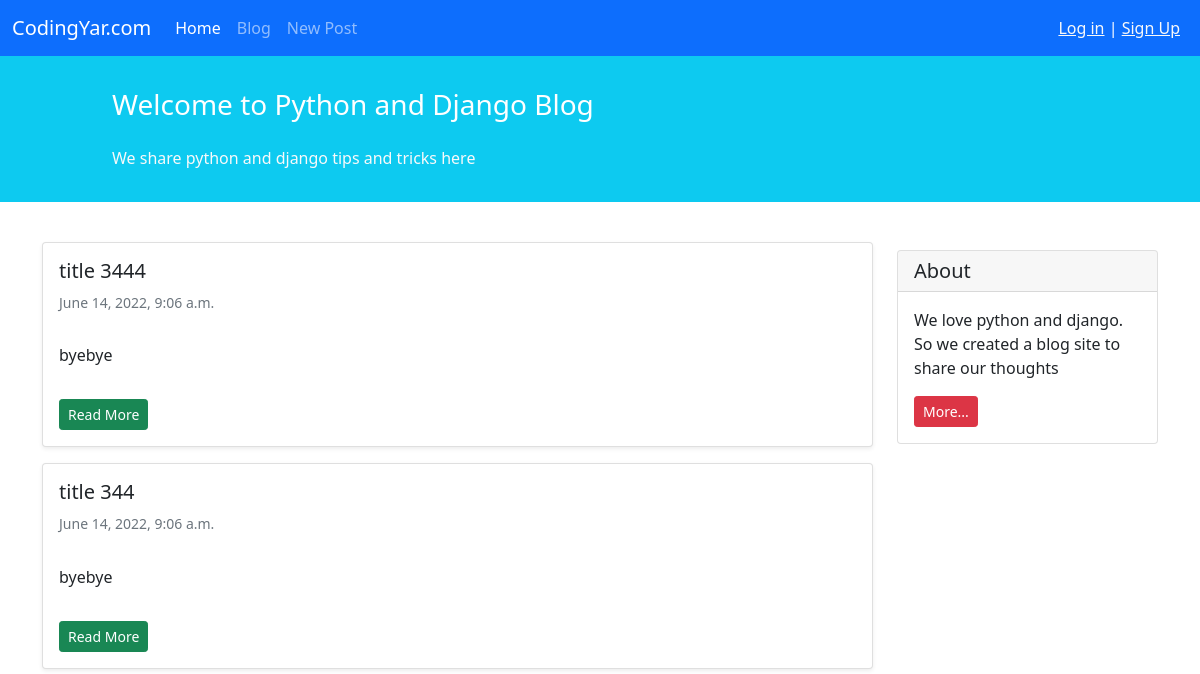
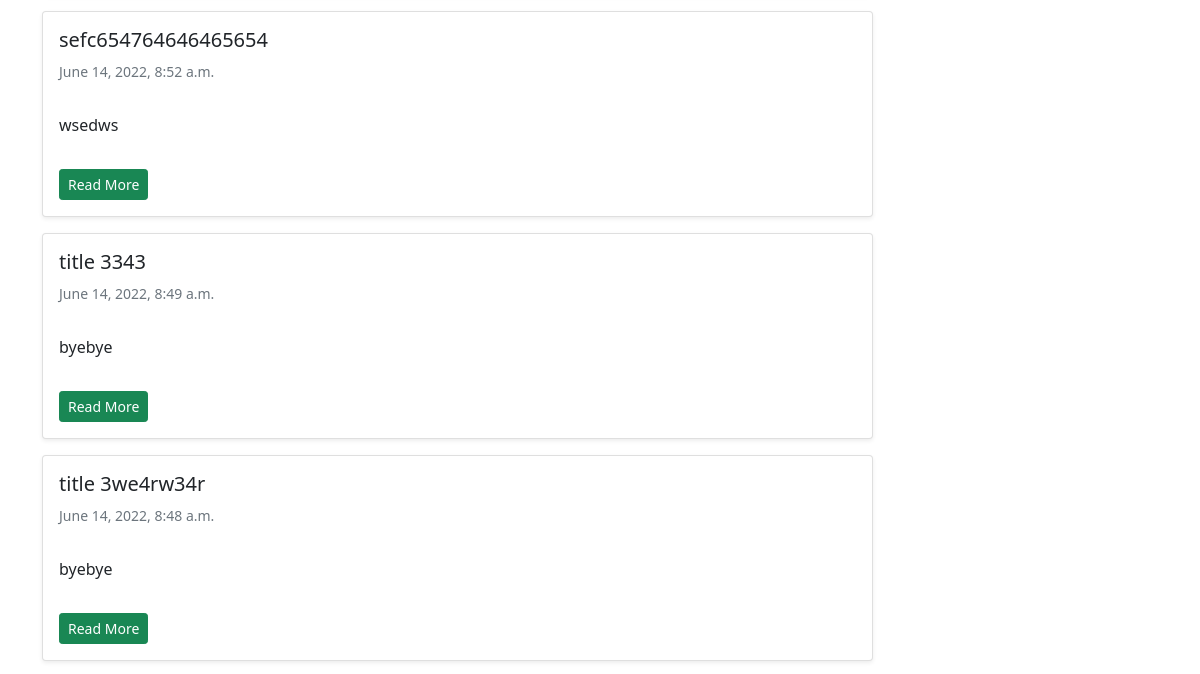
The page /blog/ (upper part) on the database as committed earlier (2 pictures, top to bottom).
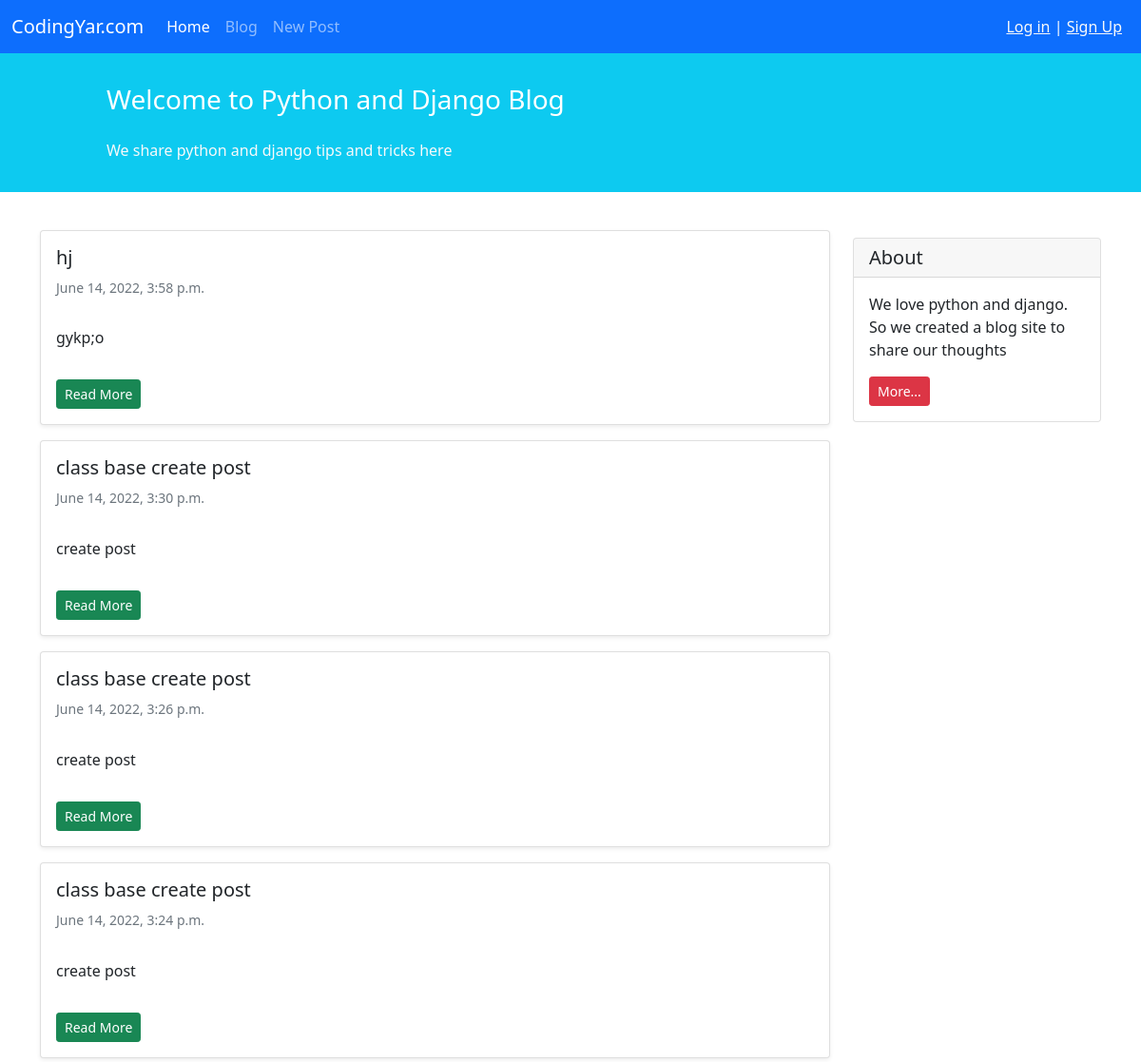
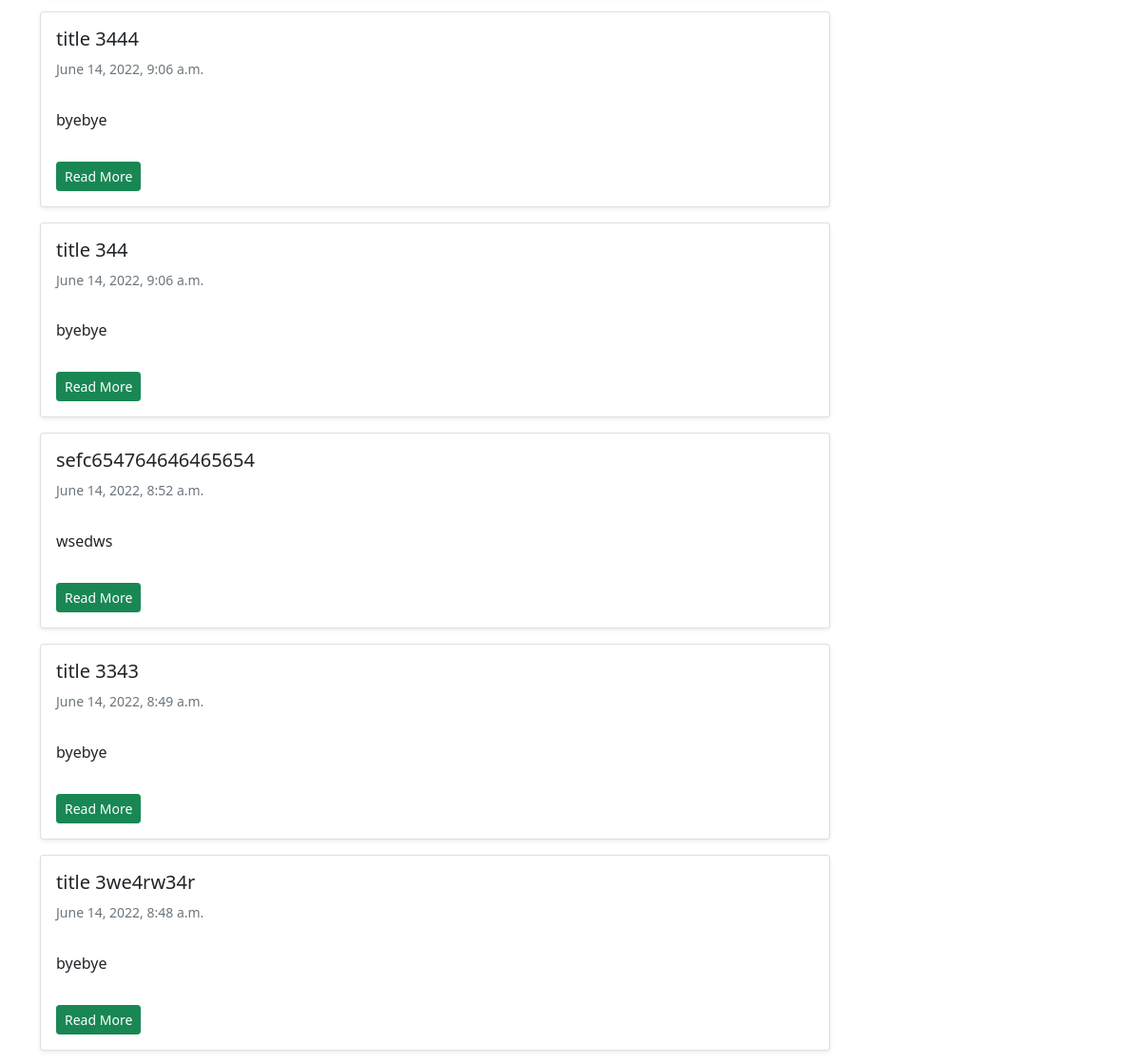
The same page on the database as committed later (2 pictures, top to bottom).
### blog/models.py (models this page shows, shortened)
class Post(models.Model):
    STATUS_CHOICES = (
        ('pub', 'Published'),
        ('drf', 'draft')
    )
    title = models.CharField(max_length=100)
    text = models.TextField()
    author = models.ForeignKey('auth.user', on_delete=models.CASCADE)  # auth--> user
    date_created = models.DateTimeField(auto_now_add=True)
    date_modified = models.DateTimeField(auto_now=True)
    status = models.CharField(choices=STATUS_CHOICES, max_length=3)

### blog/views.py (the view)
# urls.py: path('', views.PostListView.as_view(), name='posts_list'),
class PostListView(generic.ListView):
    template_name = 'blog/posts_list.html'
    context_object_name = 'posts_list'
    def get_queryset(self):  # age bekhaim ye taghir ijad konim dige ino ezafe mikonim
        return Post.objects.filter(status='pub').order_by("-date_modified")

### blog/templates/blog/posts_list.html (shortened to what this page needs)
{% extends "_base.html" %}
{%   block content%}
    <div class="container mt-4">
        <div class="row">
            <div class="col-9">
                {% for posts in posts_list %}
                    <div class="card shadow-sm my-3">
                        <div class="card-body">
                            <h5 class="card-title">{{ posts.title }}</h5>
                            <h6 class="card-subtitle mb-2 text-muted small py-2">{{ posts.date_created }}</h6>
                            <p class="card-text py-3">
                                {{ posts.text }}
                            </p>
                            <a href="{% url 'posts_detail' posts.id %}" class="btn btn-sm btn-success">Read More</a>
                        </div>
                    </div>
                {% endfor %}
            </div>
            <div class="col-3">
                    <div class="card my-4">
                        <h5 class="card-header">About</h5>
                        <div class="card-body">
                            <p class="card-text">We love python and django. So we created a blog site to share our
                                thoughts</p>
                            <a href="#"
                               class="btn btn-sm btn-danger">
                                More...
                            </a>
                        </div>
                    </div>
            </div>
    </div>
</div>
{% endblock content %}

### templates/_base.html (shortened to what this page needs)
<!doctype html>
<html lang="en">
<head>
    <link href="https://cdn.jsdelivr.net/npm/bootstrap@5.1.3/dist/css/bootstrap.min.css" rel="stylesheet"
>
</head>
<body>
<nav class="navbar navbar-expand-lg navbar-dark bg-primary">
    <div class="container-fluid">
        <a class="navbar-brand" href="#">CodingYar.com</a>
        <div class="collapse navbar-collapse" id="navbarNavAltMarkup">
            <div class="navbar-nav">
                <a class="nav-link active" aria-current="page" href="{% url 'posts_list' %}">Home</a>
                <a class="nav-link" href="{% url 'posts_list' %}">Blog</a>
                <a class="nav-link" href="{% url 'post_create' %}">New Post</a>
            </div>
        </div>
        <div class="mx-2 text-white">
            {% if user.is_authenticated %}
                Welcome {{ user.username }} | <a class="text-light" href="{% url 'logout' %}">logout</a>
            {% else %}
                <a class="text-light" href="{% url 'login' %}">Log in</a> | <a class="text-light" href="{% url 'signup' %}">Sign Up</a>
            {% endif %}
        </div>
    </div>
</nav>
<div class="container-fluid bg-info">
    <div class="row py-3">
        <div class="col-md-8 col-md-10 mx-auto">
            <h3 class="my-4 mt-3 text-white">Welcome to Python and Django Blog</h3>
            <p class="text-light">We share python and django tips and tricks here</p>
        </div>
    </div>
</div>
{% block content%}
{%endblock content %}
</body>
</html>

Rows that differ between the two databases and show on the page:
added Post: title "hj", date_created "June 14, 2022, 3:58 p.m.", text "gykp;o"
added Post: title "class base create post", date_created "June 14, 2022, 3:30 p.m.", text "create post"
added Post: title "class base create post", date_created "June 14, 2022, 3:26 p.m.", text "create post"
added Post: title "class base create post", date_created "June 14, 2022, 3:24 p.m.", text "create post"
